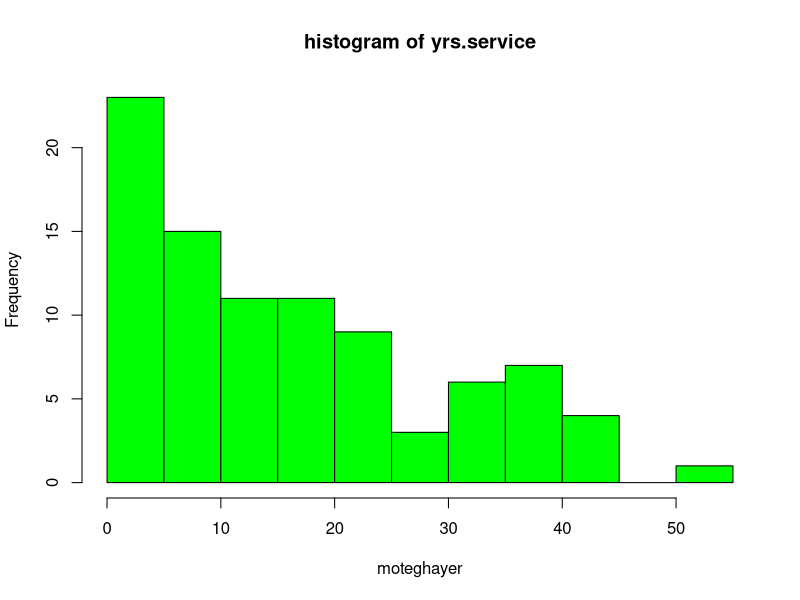
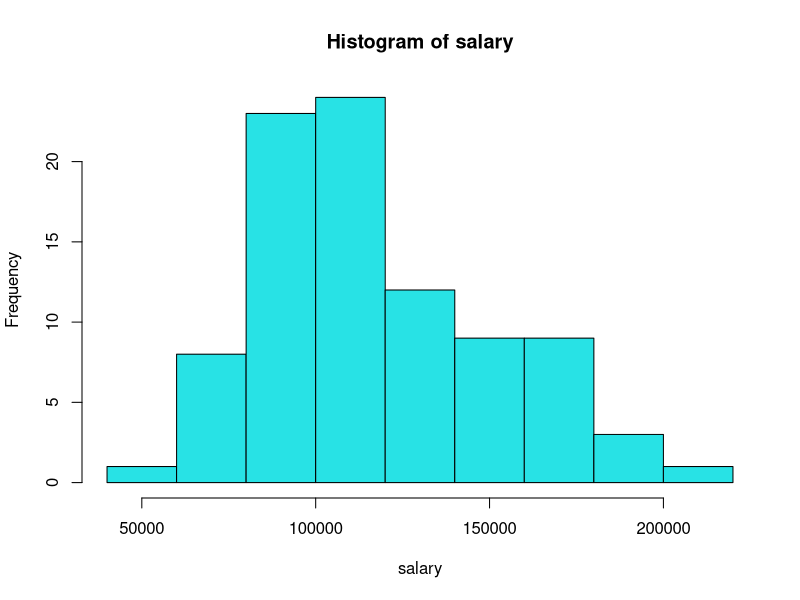
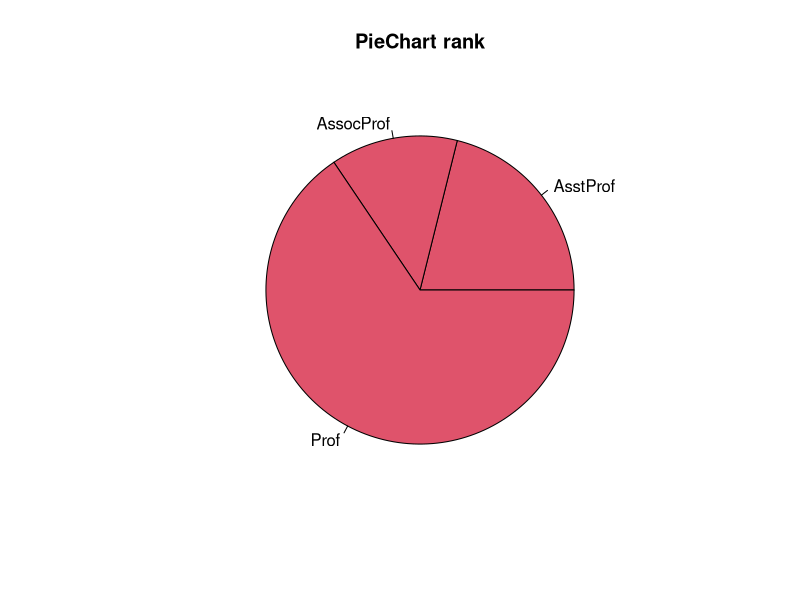

Recreate these plots in R, in order.
## ---- chunk 1
library(ggplot2)
library(dplyr)
library(e1071)
library(car)
library(pracma)
#کتابخونه های لازمه رو فراخوانی مبکنیم 
#my.id = 90
#شماره دانشجویی 4012290170
## ---- chunk 2
data <- Salaries
data

#داده را در دیتا قرار میدهیم و آن را فراخوانی میکنیم 
## ---- chunk 3
set.seed(90) 
my.id <- Salaries %>%
  slice_sample(n = 90)

## ---- chunk 4
my.id

## ---- chunk 5
moteghayer <- my.id[["yrs.service"]]
#ستون خواسته شده را در متغیر قرار میدهیم تا محاسبات را  بتونیم انجام بدیم  

## ---- chunk 6
moteghayer

## ---- chunk 7
mean(moteghayer)

## ---- chunk 8
var(moteghayer)

## ---- chunk 9
quantile(moteghayer) 

#با این دستور میتونیم تمامی چارک هارا محسابه کنیم 
#بطور مثال چارک سوم به ابن معناست هفتاد و پنج درصد داده ها کمتر ازین مقدار هستند 

## ---- chunk 10
x<-var(moteghayer)
sqrt(x)

# یا 
sd(moteghayer)

## ---- chunk 11
median(moteghayer)

## ---- chunk 12
range_value <- max(moteghayer) - min(moteghayer)
range_value
#دامنه تغییرات 
## ---- chunk 13
skewness(moteghayer) #چولگی 
kurtosis(moteghayer) #کشیدگی 
#چولگی مثبت یعنی اینکه بیشتر داده ها در سمت چپ توزیع قرار دارند و مقادیر بزرگ در سمت راست قرار دارند 
#کشیدگی منفی نشاندهنده توزیع پهنتر از نرمال است.
## ---- chunk 14
hist(moteghayer , col="green",border = "black",main = "histogram of yrs.service" )
## ---- chunk 15
set.seed(90)
data1 <- data %>% sample_n(90)
data1
#نمونه به اندازه my.id
## ---- chunk 16
rank <-data1[["rank"]]
salary <- data1[["salary"]]
rank
salary
## ---- chunk 17
#نمودار مناسب 
hist(salary,col = 5)
rank_nemod <- table(rank)
pie(rank_nemod,main="PieChart rank",col = 10)







#سوال پنج 
f <- function(x) {
  x^2 + 1 
}
integrate(f , lower =1/2 , upper = 3)

## ---- chunk 18
#تمرین سوم 
set.seed(90)
numbers <-round(rnorm(100,50,10),0)
n<-numbers[numbers%%6==0]
print(n)


## ---- chunk 19
set.seed(90)
g<- function(x,y){ 
  x+y^2 -1 
}
integral2(g,xmin=3,xmax=5,ymin=0,ymax=1,reltol = 1e-10)

## ---- chunk 20
#سوال شیش
A<- matrix(c(1,2,4,6,1,3,9,5,3),nrow = 3, ncol = 3, byrow = TRUE)
A

## ---- chunk 21
det(A)
#سوال شیش
## ---- chunk 22
A_inverse <- solve(A)
A_inverse
#سوال شبش
## ---- chunk 23
#سوال 4
f <-function(x){
  
  length(x)/(sum(1/x))
}
f(salary)

## ---- chunk 24
#سوال شیش
diag(A) <- 0
A

